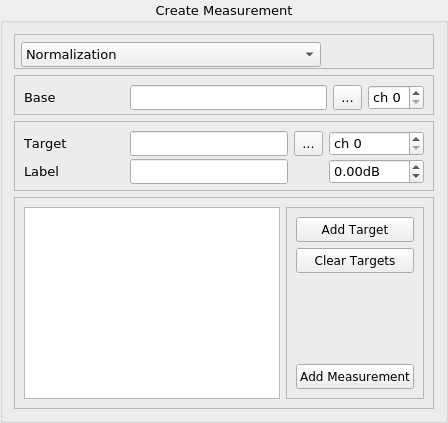
       <widget class="QGroupBox" name="groupBox">
        <property name="sizePolicy">
         <sizepolicy hsizetype="Preferred" vsizetype="Expanding">
          <horstretch>0</horstretch>
          <verstretch>1</verstretch>
         </sizepolicy>
        </property>
        <property name="maximumSize">
         <size>
          <width>16777215</width>
          <height>16777215</height>
         </size>
        </property>
        <property name="font">
         <font>
          <family>Verdana</family>
          <pointsize>10</pointsize>
          <kerning>false</kerning>
         </font>
        </property>
        <property name="title">
         <string>Create Measurement</string>
        </property>
        <property name="alignment">
         <set>Qt::AlignCenter</set>
        </property>
        <property name="flat">
         <bool>true</bool>
        </property>
        <layout class="QVBoxLayout" name="verticalLayout">
         <item>
          <widget class="QFrame" name="frameType">
           <property name="enabled">
            <bool>true</bool>
           </property>
           <property name="sizePolicy">
            <sizepolicy hsizetype="Expanding" vsizetype="Expanding">
             <horstretch>0</horstretch>
             <verstretch>0</verstretch>
            </sizepolicy>
           </property>
           <property name="minimumSize">
            <size>
             <width>0</width>
             <height>35</height>
            </size>
           </property>
           <property name="maximumSize">
            <size>
             <width>16777215</width>
             <height>35</height>
            </size>
           </property>
           <property name="font">
            <font>
             <pointsize>10</pointsize>
            </font>
           </property>
           <property name="frameShape">
            <enum>QFrame::StyledPanel</enum>
           </property>
           <property name="frameShadow">
            <enum>QFrame::Raised</enum>
           </property>
           <widget class="QComboBox" name="comboBoxType">
            <property name="geometry">
             <rect>
              <x>7</x>
              <y>8</y>
              <width>300</width>
              <height>25</height>
             </rect>
            </property>
            <property name="sizePolicy">
             <sizepolicy hsizetype="Expanding" vsizetype="Fixed">
              <horstretch>0</horstretch>
              <verstretch>0</verstretch>
             </sizepolicy>
            </property>
            <property name="minimumSize">
             <size>
              <width>300</width>
              <height>25</height>
             </size>
            </property>
            <property name="maximumSize">
             <size>
              <width>400</width>
              <height>25</height>
             </size>
            </property>
            <property name="font">
             <font>
              <family>Verdana</family>
              <pointsize>10</pointsize>
             </font>
            </property>
            <property name="currentText">
             <string>Normalization</string>
            </property>
            <property name="currentIndex">
             <number>0</number>
            </property>
            <item>
             <property name="text">
              <string>Normalization</string>
             </property>
            </item>
            <item>
             <property name="text">
              <string>Frequency Response</string>
             </property>
            </item>
            <item>
             <property name="text">
              <string>NLMS</string>
             </property>
            </item>
            <item>
             <property name="text">
              <string>NLMS Residual</string>
             </property>
            </item>
           </widget>
          </widget>
         </item>
         <item>
          <widget class="QFrame" name="frameBase">
           <property name="sizePolicy">
            <sizepolicy hsizetype="Expanding" vsizetype="Expanding">
             <horstretch>0</horstretch>
             <verstretch>0</verstretch>
            </sizepolicy>
           </property>
           <property name="minimumSize">
            <size>
             <width>0</width>
             <height>40</height>
            </size>
           </property>
           <property name="maximumSize">
            <size>
             <width>16777215</width>
             <height>40</height>
            </size>
           </property>
           <property name="font">
            <font>
             <pointsize>10</pointsize>
            </font>
           </property>
           <property name="frameShape">
            <enum>QFrame::StyledPanel</enum>
           </property>
           <property name="frameShadow">
            <enum>QFrame::Raised</enum>
           </property>
           <layout class="QGridLayout" name="gridLayout_3">
            <item row="0" column="2">
             <widget class="QToolButton" name="toolButtonBase">
              <property name="minimumSize">
               <size>
                <width>0</width>
                <height>25</height>
               </size>
              </property>
              <property name="maximumSize">
               <size>
                <width>16777215</width>
                <height>25</height>
               </size>
              </property>
              <property name="font">
               <font>
                <pointsize>10</pointsize>
               </font>
              </property>
              <property name="text">
               <string>...</string>
              </property>
              <property name="popupMode">
               <enum>QToolButton::InstantPopup</enum>
              </property>
              <property name="autoRaise">
               <bool>false</bool>
              </property>
             </widget>
            </item>
            <item row="0" column="0">
             <widget class="QLabel" name="labelBase">
              <property name="sizePolicy">
               <sizepolicy hsizetype="Expanding" vsizetype="Preferred">
                <horstretch>0</horstretch>
                <verstretch>0</verstretch>
               </sizepolicy>
              </property>
              <property name="minimumSize">
               <size>
                <width>50</width>
                <height>25</height>
               </size>
              </property>
              <property name="maximumSize">
               <size>
                <width>100</width>
                <height>25</height>
               </size>
              </property>
              <property name="font">
               <font>
                <family>Verdana</family>
                <pointsize>10</pointsize>
               </font>
              </property>
              <property name="text">
               <string>Base</string>
              </property>
             </widget>
            </item>
            <item row="0" column="1">
             <widget class="QLineEdit" name="lineEditBase">
              <property name="minimumSize">
               <size>
                <width>0</width>
                <height>25</height>
               </size>
              </property>
              <property name="maximumSize">
               <size>
                <width>16777215</width>
                <height>25</height>
               </size>
              </property>
              <property name="font">
               <font>
                <family>Verdana</family>
                <pointsize>10</pointsize>
               </font>
              </property>
             </widget>
            </item>
            <item row="0" column="3">
             <widget class="QSpinBox" name="spinBoxBase">
              <property name="minimumSize">
               <size>
                <width>0</width>
                <height>25</height>
               </size>
              </property>
              <property name="maximumSize">
               <size>
                <width>16777215</width>
                <height>25</height>
               </size>
              </property>
              <property name="font">
               <font>
                <family>Verdana</family>
                <pointsize>10</pointsize>
               </font>
              </property>
              <property name="suffix">
               <string/>
              </property>
              <property name="prefix">
               <string>ch </string>
              </property>
              <property name="maximum">
               <number>3</number>
              </property>
             </widget>
            </item>
           </layout>
          </widget>
         </item>
         <item>
          <widget class="QFrame" name="frameTarget">
           <property name="sizePolicy">
            <sizepolicy hsizetype="Expanding" vsizetype="Expanding">
             <horstretch>0</horstretch>
             <verstretch>0</verstretch>
            </sizepolicy>
           </property>
           <property name="minimumSize">
            <size>
             <width>0</width>
             <height>70</height>
            </size>
           </property>
           <property name="maximumSize">
            <size>
             <width>16777215</width>
             <height>70</height>
            </size>
           </property>
           <property name="font">
            <font>
             <pointsize>10</pointsize>
            </font>
           </property>
           <property name="frameShape">
            <enum>QFrame::StyledPanel</enum>
           </property>
           <property name="frameShadow">
            <enum>QFrame::Raised</enum>
           </property>
           <layout class="QGridLayout" name="gridLayout_4">
            <item row="1" column="1">
             <widget class="QLineEdit" name="lineEditTargetLabel">
              <property name="minimumSize">
               <size>
                <width>0</width>
                <height>25</height>
               </size>
              </property>
              <property name="maximumSize">
               <size>
                <width>16777215</width>
                <height>25</height>
               </size>
              </property>
              <property name="font">
               <font>
                <family>Verdana</family>
                <pointsize>10</pointsize>
               </font>
              </property>
             </widget>
            </item>
            <item row="0" column="1">
             <widget class="QLineEdit" name="lineEditTarget">
              <property name="minimumSize">
               <size>
                <width>0</width>
                <height>25</height>
               </size>
              </property>
              <property name="maximumSize">
               <size>
                <width>16777215</width>
                <height>25</height>
               </size>
              </property>
              <property name="font">
               <font>
                <family>Verdana</family>
                <pointsize>10</pointsize>
               </font>
              </property>
             </widget>
            </item>
            <item row="0" column="3">
             <widget class="QSpinBox" name="spinBoxTarget">
              <property name="minimumSize">
               <size>
                <width>0</width>
                <height>25</height>
               </size>
              </property>
              <property name="maximumSize">
               <size>
                <width>16777215</width>
                <height>25</height>
               </size>
              </property>
              <property name="font">
               <font>
                <family>Verdana</family>
                <pointsize>10</pointsize>
               </font>
              </property>
              <property name="suffix">
               <string/>
              </property>
              <property name="prefix">
               <string>ch </string>
              </property>
              <property name="maximum">
               <number>3</number>
              </property>
             </widget>
            </item>
            <item row="0" column="0">
             <widget class="QLabel" name="labelTarget">
              <property name="sizePolicy">
               <sizepolicy hsizetype="Expanding" vsizetype="Fixed">
                <horstretch>0</horstretch>
                <verstretch>0</verstretch>
               </sizepolicy>
              </property>
              <property name="minimumSize">
               <size>
                <width>50</width>
                <height>25</height>
               </size>
              </property>
              <property name="maximumSize">
               <size>
                <width>100</width>
                <height>25</height>
               </size>
              </property>
              <property name="font">
               <font>
                <family>Verdana</family>
                <pointsize>10</pointsize>
               </font>
              </property>
              <property name="text">
               <string>Target</string>
              </property>
             </widget>
            </item>
            <item row="0" column="2">
             <widget class="QToolButton" name="toolButtonTarget">
              <property name="minimumSize">
               <size>
                <width>0</width>
                <height>25</height>
               </size>
              </property>
              <property name="maximumSize">
               <size>
                <width>16777215</width>
                <height>25</height>
               </size>
              </property>
              <property name="font">
               <font>
                <pointsize>10</pointsize>
               </font>
              </property>
              <property name="text">
               <string>...</string>
              </property>
             </widget>
            </item>
            <item row="1" column="0">
             <widget class="QLabel" name="labelTargetLabel">
              <property name="sizePolicy">
               <sizepolicy hsizetype="Expanding" vsizetype="Preferred">
                <horstretch>0</horstretch>
                <verstretch>0</verstretch>
               </sizepolicy>
              </property>
              <property name="minimumSize">
               <size>
                <width>50</width>
                <height>25</height>
               </size>
              </property>
              <property name="maximumSize">
               <size>
                <width>100</width>
                <height>25</height>
               </size>
              </property>
              <property name="font">
               <font>
                <family>Verdana</family>
                <pointsize>10</pointsize>
               </font>
              </property>
              <property name="text">
               <string>Label</string>
              </property>
             </widget>
            </item>
            <item row="1" column="3">
             <widget class="QDoubleSpinBox" name="doubleSpinBoxBoost">
              <property name="minimumSize">
               <size>
                <width>0</width>
                <height>25</height>
               </size>
              </property>
              <property name="prefix">
               <string/>
              </property>
              <property name="suffix">
               <string>dB</string>
              </property>
              <property name="minimum">
               <double>-200.000000000000000</double>
              </property>
              <property name="maximum">
               <double>200.000000000000000</double>
              </property>
              <property name="singleStep">
               <double>5.000000000000000</double>
              </property>
             </widget>
            </item>
           </layout>
          </widget>
         </item>
         <item>
          <widget class="QFrame" name="frameTargetList">
           <property name="sizePolicy">
            <sizepolicy hsizetype="Expanding" vsizetype="Expanding">
             <horstretch>0</horstretch>
             <verstretch>1</verstretch>
            </sizepolicy>
           </property>
           <property name="maximumSize">
            <size>
             <width>16777215</width>
             <height>16777215</height>
            </size>
           </property>
           <property name="font">
            <font>
             <pointsize>10</pointsize>
            </font>
           </property>
           <property name="frameShape">
            <enum>QFrame::StyledPanel</enum>
           </property>
           <property name="frameShadow">
            <enum>QFrame::Raised</enum>
           </property>
           <layout class="QGridLayout" name="gridLayout_2">
            <item row="0" column="0">
             <widget class="QListWidget" name="listWidgetTargetList"/>
            </item>
            <item row="0" column="1">
             <widget class="QFrame" name="frame">
              <property name="sizePolicy">
               <sizepolicy hsizetype="Expanding" vsizetype="Preferred">
                <horstretch>0</horstretch>
                <verstretch>0</verstretch>
               </sizepolicy>
              </property>
              <property name="maximumSize">
               <size>
                <width>200</width>
                <height>16777215</height>
               </size>
              </property>
              <property name="frameShape">
               <enum>QFrame::StyledPanel</enum>
              </property>
              <property name="frameShadow">
               <enum>QFrame::Raised</enum>
              </property>
              <layout class="QVBoxLayout" name="verticalLayout_2">
               <item>
                <widget class="QPushButton" name="pushButtonAddTarget">
                 <property name="sizePolicy">
                  <sizepolicy hsizetype="Expanding" vsizetype="Fixed">
                   <horstretch>0</horstretch>
                   <verstretch>0</verstretch>
                  </sizepolicy>
                 </property>
                 <property name="minimumSize">
                  <size>
                   <width>100</width>
                   <height>25</height>
                  </size>
                 </property>
                 <property name="maximumSize">
                  <size>
                   <width>200</width>
                   <height>25</height>
                  </size>
                 </property>
                 <property name="font">
                  <font>
                   <family>Verdana</family>
                   <pointsize>9</pointsize>
                  </font>
                 </property>
                 <property name="text">
                  <string>Add Target</string>
                 </property>
                </widget>
               </item>
               <item>
                <widget class="QPushButton" name="pushButtonClearTargets">
                 <property name="sizePolicy">
                  <sizepolicy hsizetype="Expanding" vsizetype="Fixed">
                   <horstretch>0</horstretch>
                   <verstretch>0</verstretch>
                  </sizepolicy>
                 </property>
                 <property name="minimumSize">
                  <size>
                   <width>100</width>
                   <height>25</height>
                  </size>
                 </property>
                 <property name="maximumSize">
                  <size>
                   <width>200</width>
                   <height>25</height>
                  </size>
                 </property>
                 <property name="font">
                  <font>
                   <family>Verdana</family>
                   <pointsize>9</pointsize>
                  </font>
                 </property>
                 <property name="text">
                  <string>Clear Targets</string>
                 </property>
                </widget>
               </item>
               <item>
                <spacer name="verticalSpacer">
                 <property name="orientation">
                  <enum>Qt::Vertical</enum>
                 </property>
                 <property name="sizeHint" stdset="0">
                  <size>
                   <width>20</width>
                   <height>40</height>
                  </size>
                 </property>
                </spacer>
               </item>
               <item>
                <widget class="QPushButton" name="pushButtonAddMeasurement">
                 <property name="sizePolicy">
                  <sizepolicy hsizetype="Expanding" vsizetype="Fixed">
                   <horstretch>0</horstretch>
                   <verstretch>0</verstretch>
                  </sizepolicy>
                 </property>
                 <property name="minimumSize">
                  <size>
                   <width>100</width>
                   <height>25</height>
                  </size>
                 </property>
                 <property name="maximumSize">
                  <size>
                   <width>200</width>
                   <height>25</height>
                  </size>
                 </property>
                 <property name="font">
                  <font>
                   <family>Verdana</family>
                   <pointsize>9</pointsize>
                  </font>
                 </property>
                 <property name="text">
                  <string>Add Measurement</string>
                 </property>
                </widget>
               </item>
              </layout>
             </widget>
            </item>
           </layout>
          </widget>
         </item>
        </layout>
       </widget>
